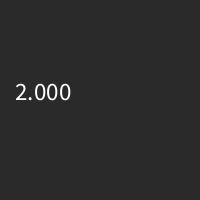
Frame 1 (no input)
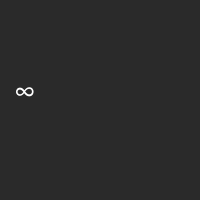
Frame 60 (the mouse pressed at the canvas centre just before this capture)
Frame 120 (the mouse held since frame 60 and released just before this capture): identical to frame 60, image omitted

The Processing sketch that drew these frames (run headless with seeded random() and noise(); from frame 60 on, the mouse is pressed at the canvas centre):

// Processing sketch: e
// ── e.pde
float e = 1;
int it = 1;

void setup() {
  size(200,200);
  background(42);
  frameRate(5);
}

void draw() {
  background(42);
  
  e += 1.0/fac(it);
  
  println(e);
  
  fill(255);
  textSize(25);
  text(e, 10, height / 2);
  
  it++;
}

int fac(int val) {
  int pro = 1;
  
  for (int i = val; i > 0; i--) {
    pro *= i;
    //print(i + (i != 1 ? " * " : " = "));
  }
  
  //println(pro);
  return pro;
}
